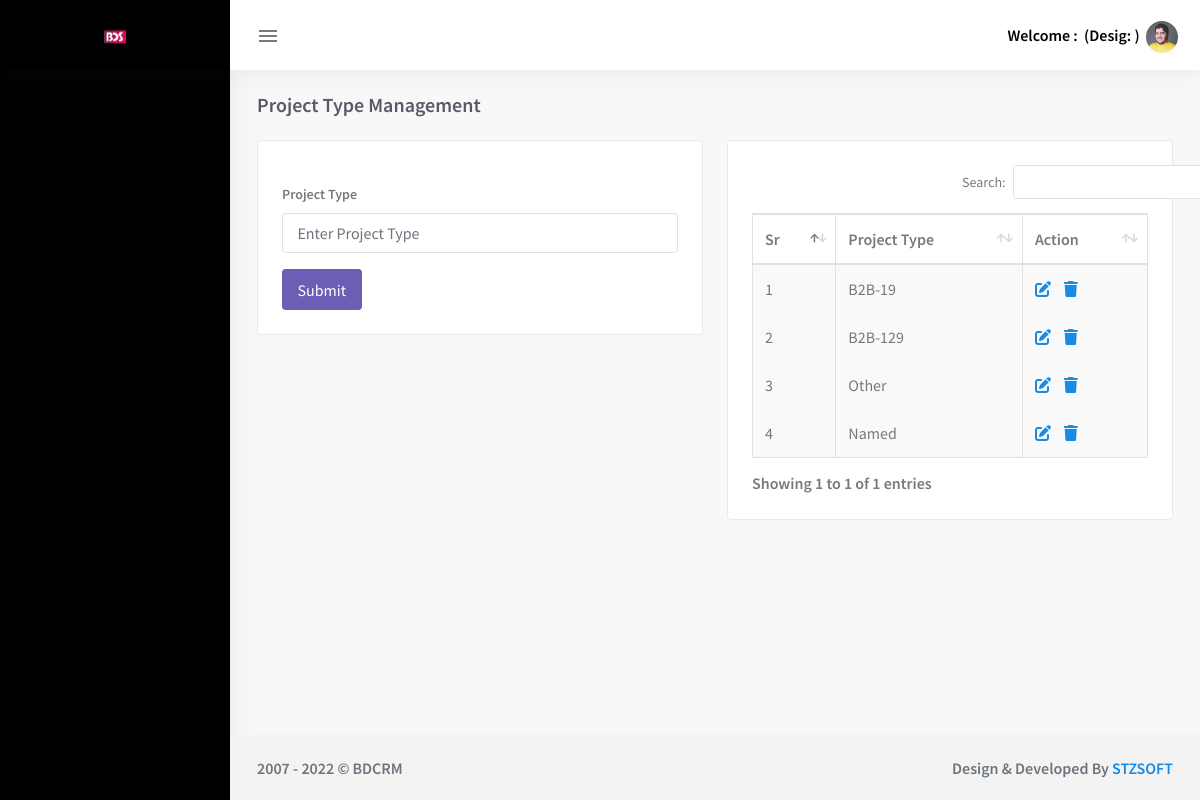
/master/add_projects, run on the app's committed database.
### tables this page shows
CREATE TABLE `master_project` (
  `id` int(11) NOT NULL,
  `project_name` varchar(30) NOT NULL,
  `status` int(11) NOT NULL DEFAULT 1 COMMENT '1:Active | 0: Deactive',
  `cretaed_at` varchar(6) NOT NULL DEFAULT current_timestamp()
);

### application/views/includes/template.php (called while the page is built, shortened)
<?php
$this->load->view("includes/header.php");
$this->load->view("includes/navbar.php");
$this->load->view("includes/left-sidebar.php");
$this->load->view("includes/right-sidebar.php");
$this->load->view($main_content);
?>

### application/controllers/Master.php (called while the page is built, shortened)
<?php if (!defined('BASEPATH')) exit('No direct script access allowed');
class Master  extends CI_Controller
{
    public function __construct()
    {
        $this->load->model("model");
    }
    public function add_projects(){
        $data['main_content'] = "main/add_project";
        $data['getAllProjects'] = $this->model->getData('master_project', array('status' => '1'));
        $this->load->view("includes/template", $data);
    }
}

### index.php (called while the page is built, shortened)
<?php
require_once BASEPATH.'core/CodeIgniter.php';

### application/models/Model.php (called while the page is built, shortened)
<?php
class Model extends CI_Model {
	function getData($tableName, $where_data=array(), $where_in = array(), $like = array()){
        try{
			if (isset($tableName) && isset($where_data)) {
				$this->db->trans_start();
				if(!empty($where_data)){
					$this->db->where($where_data);
				}
				$query = $this->db->get($tableName);
				$this->db->trans_complete();
				if ($query->num_rows() > 0){
					$rows = $query->result_array();
					return $rows;
				}else{
					return false;
				}
			}else{
				return false;
			}
		} catch (Exception $e){
			return false;
		}
	}
}

### application/views/main/add_project.php (the view, shortened to what this page needs)
<div class="content-page">
    <div class="content">
        <div class="container-fluid">
            <div class="row">
                <div class="col-12">
                    <div class="page-title-box">
                        <h4 class="page-title">Project Type Management</h4>
                    </div>
                </div>
            </div>
            <div class="row">
                <div class="col-lg-6">
                    <div class="card-box">
                        <form action="<?php echo base_url('master/submit_projects'); ?>" method="post">
                            <div class="form-group">
                                <label>Project Type</label>
                                <input type="text" name="project_name" class="form-control"
                                placeholder="Enter Project Type" required="">
                            </div>
                            <button type="submit" class="btn btn-purple waves-effect waves-light">Submit</button>
                        </form>
                    </div>
                </div>
                <div class="col-lg-6">
                    <div class="card-box">
                        <table id="datatable-fixed-col" class="table table-striped table-bordered dt-responsive nowrap" style="border-collapse: collapse; border-spacing: 0; width: 100%;">
                            <thead>
                                <tr>
                                    <th>Sr</th>
                                    <th>Project Type</th>
                                    <th>Action</th>
                                </tr>
                            </thead>
                            <?php
                            if (!empty($getAllProjects)) {
                                foreach ($getAllProjects as $value) {
                            ?>
                                    <tbody>
                                        <tr>
                                            <td><?php echo $value['id']?></td>
                                            <td><?php echo $value['project_name']?></td>
                                            <td>
                                               <a href="<?php echo base_url('master/edit_projects')?>"><i class="fa-solid fa-pen-to-square"></i></a>
                                                &nbsp;&nbsp;&nbsp;<a href=""><i class="fa-solid fa-trash"></i></a>
                                            </td>
                                        </tr>
                                    </tbody>
                                <?php
                                }
                            }
                            ?>
                        </table>
                    </div>
                </div>
            </div>
        </div>
    </div>
</div>

### data on the page
master_project: id "1", project_name "B2B-19"
master_project: id "2", project_name "B2B-129"
master_project: id "3", project_name "Other"
master_project: id "4", project_name "Named"
